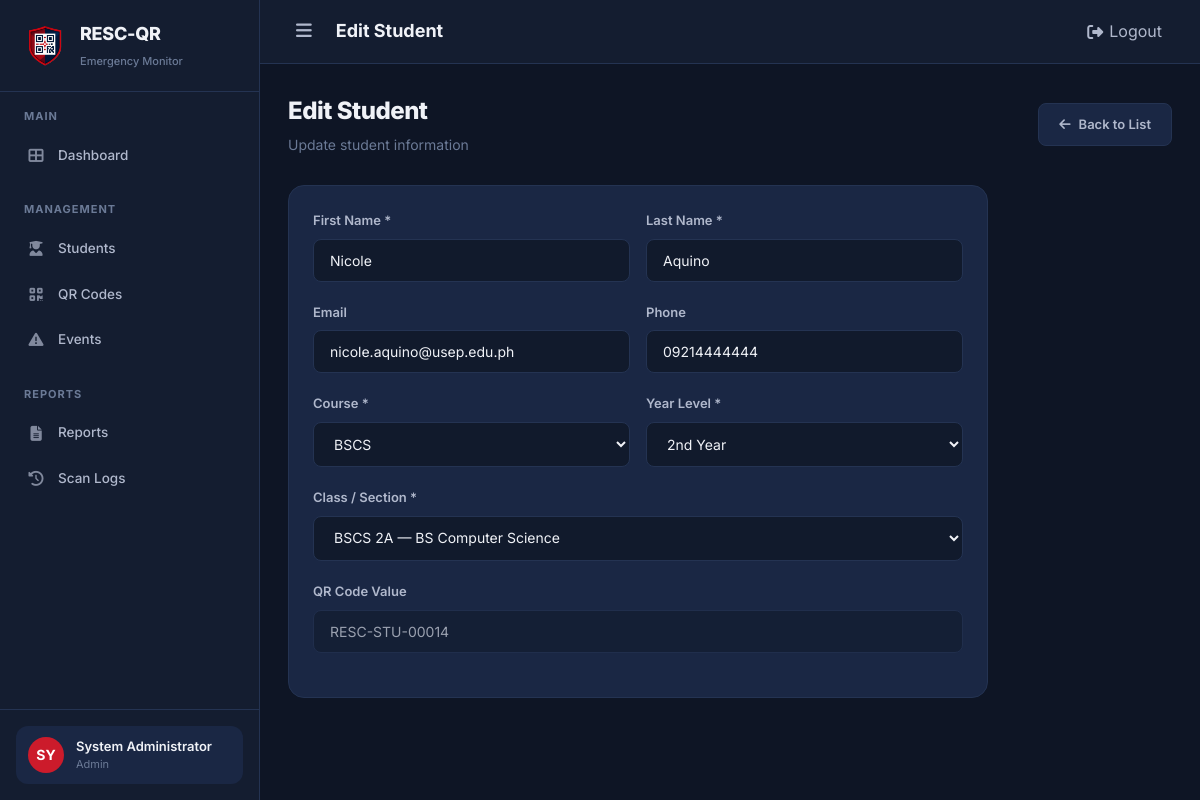
Page /student/edit/14 (signed in) on the committed database.
### tables this page shows
CREATE TABLE IF NOT EXISTS `student` (
    `student_id` INT AUTO_INCREMENT PRIMARY KEY,
    `class_id` INT NOT NULL,
    `first_name` VARCHAR(100) NOT NULL,
    `last_name` VARCHAR(100) NOT NULL,
    `email` VARCHAR(150) DEFAULT NULL,
    `password_hash` VARCHAR(255) DEFAULT NULL,
    `phone` VARCHAR(20) DEFAULT NULL,
    `course` VARCHAR(100) NOT NULL,
    `year_level` VARCHAR(20) NOT NULL,
    `qr_code_value` VARCHAR(255) DEFAULT NULL UNIQUE,
    `profile_image` VARCHAR(255) DEFAULT NULL,
    `profile_status` ENUM('Active','Inactive') DEFAULT 'Active',
    `created_at` DATETIME DEFAULT CURRENT_TIMESTAMP,
    `updated_at` DATETIME DEFAULT CURRENT_TIMESTAMP ON UPDATE CURRENT_TIMESTAMP,
    FOREIGN KEY (`class_id`) REFERENCES `class`(`class_id`) ON DELETE CASCADE
);

CREATE TABLE IF NOT EXISTS `class` (
    `class_id` INT AUTO_INCREMENT PRIMARY KEY,
    `section_name` VARCHAR(100) NOT NULL,
    `program` VARCHAR(150) NOT NULL,
    `year_level` VARCHAR(20) NOT NULL,
    `created_at` DATETIME DEFAULT CURRENT_TIMESTAMP,
    `updated_at` DATETIME DEFAULT CURRENT_TIMESTAMP ON UPDATE CURRENT_TIMESTAMP
);

### app/controllers/StudentController.php (called while the page is built, shortened)
<?php
class StudentController extends Controller {
    private $studentModel;
    private $classModel;
    public function __construct() {
        $this->studentModel = $this->model('Student');
        $this->classModel   = $this->model('ClassModel');
    }
    public function edit($id = null) {
        $id = InputValidator::validateId($id);
        $student = $this->studentModel->findStudentById($id);
        $classes = $this->classModel->getAll();
        $data = ['pageTitle' => 'Edit Student', 'student' => $student, 'classes' => $classes];
        $this->view('admin/students/edit', $data);
    }
}

### core/App.php (called while the page is built, shortened)
<?php
class App {
    protected $controller = 'AuthController';
    protected $method = 'index';
    public function __construct() {
        $url = $this->parseUrl();
        $controllerName = !empty($url[0]) ? ucfirst($url[0]) . 'Controller' : $this->controller;
        $controllerMap = [
            'AuthController'          => 'AuthController',
            'DashboardController'     => 'DashboardController',
            'StudentController'       => 'StudentController',
            'QrController'            => 'QRController',
            'QRController'            => 'QRController',
            'ScanController'          => 'ScanController',
            'EventController'        => 'EventController',
            'ReportController'        => 'ReportController',
            'StudentviewController'   => 'StudentViewController',
            'StudentViewController'   => 'StudentViewController',
            'AttendanceController'    => 'AttendanceController',
            'ApiController'           => 'ApiController',
        ];
        $urlSegment = !empty($url[0]) ? $url[0] : 'auth';
        $possibleController = ucfirst(strtolower($urlSegment)) . 'Controller';
        if (isset($controllerMap[$possibleController])) {
            $controllerName = $controllerMap[$possibleController];
        } elseif ($urlSegment === 'api' && !empty($url[1])) {
            $possibleController = ucfirst(strtolower($url[1])) . 'Controller';
            if (isset($controllerMap[$possibleController])) {
                $controllerName = $controllerMap[$possibleController];
                array_shift($url);
            }
        } else {
            $controllerName = $this->controller;
        }
        $controllerFile = ROOT_PATH . '/app/controllers/' . $controllerName . '.php';
        if (file_exists($controllerFile)) {
            $this->controller = new $controllerName();
        } else {
            require_once ROOT_PATH . '/app/controllers/AuthController.php';
            $this->controller = new AuthController();
        }
        array_shift($url);
        if (!empty($url[0]) && method_exists($this->controller, $url[0])) {
            $this->method = $url[0];
            array_shift($url);
        }
        $this->params = $url ? array_values($url) : [];
        call_user_func_array([$this->controller, $this->method], $this->params);
    }
    private function parseUrl() {
        if (isset($_GET['url'])) {
            return explode('/', filter_var(rtrim($_GET['url'], '/'), FILTER_SANITIZE_URL));
        }
        return [];
    }
}

### index.php (called while the page is built, shortened)
<?php
require_once ROOT_PATH . '/config/app.php';
require_once ROOT_PATH . '/app/helpers/session_helper.php';
require_once ROOT_PATH . '/app/helpers/url_helper.php';
require_once ROOT_PATH . '/app/helpers/validation_helper.php';
require_once ROOT_PATH . '/core/Database.php';
require_once ROOT_PATH . '/core/Model.php';
require_once ROOT_PATH . '/core/Controller.php';
require_once ROOT_PATH . '/core/App.php';
$app = new App();

### app/helpers/url_helper.php (called while the page is built, shortened)
<?php
function baseUrl($path = '') {
    return BASE_URL . '/' . ltrim($path, '/');
}

### core/Database.php (called while the page is built, shortened)
<?php
class Database {
    private static $instance = null;
    private $pdo;
    private function __construct() {
        $dsn = 'mysql:host=' . DB_HOST . ';dbname=' . DB_NAME . ';charset=' . DB_CHARSET;
        $options = [
            PDO::ATTR_ERRMODE            => PDO::ERRMODE_EXCEPTION,
            PDO::ATTR_DEFAULT_FETCH_MODE => PDO::FETCH_ASSOC,
            PDO::ATTR_EMULATE_PREPARES   => false,
        ];
        try {
            $this->pdo = new PDO($dsn, DB_USER, DB_PASS, $options);
        } catch (PDOException $e) {
            die('Database connection failed: ' . $e->getMessage());
        }
    }
    public static function getInstance() {
        if (self::$instance === null) {
            self::$instance = new self();
        }
        return self::$instance;
    }
    public function getConnection() {
        return $this->pdo;
    }
}

### app/helpers/validation_helper.php (called while the page is built, shortened)
<?php
class InputValidator {
    public static function validateId($id) {
        return filter_var($id, FILTER_VALIDATE_INT, ['options' => ['min_range' => 1]]);
    }
}

### core/Model.php (called while the page is built, shortened)
<?php
class Model {
    protected $db;
    public function __construct() {
        $this->db = Database::getInstance()->getConnection();
    }
    protected function query($sql, $params = []) {
        $stmt = $this->db->prepare($sql);
        $stmt->execute($params);
        return $stmt;
    }
    protected function findAll($table, $orderBy = 'created_at DESC') {
        $stmt = $this->db->prepare("SELECT * FROM {$table} ORDER BY {$orderBy}");
        $stmt->execute();
        return $stmt->fetchAll();
    }
}

### app/models/Student.php (called while the page is built, shortened)
<?php
class Student extends Model {
    public function findStudentById($id) {
        $stmt = $this->query(
            "SELECT s.*, c.section_name, c.program
             FROM student s JOIN class c ON s.class_id = c.class_id
             WHERE s.student_id = :id",
            [':id' => $id]
        );
        return $stmt->fetch();
    }
}

### app/helpers/session_helper.php (called while the page is built, shortened)
<?php
function e($string) {
    return htmlspecialchars($string ?? '', ENT_QUOTES, 'UTF-8');
}

### app/models/ClassModel.php (called while the page is built, shortened)
<?php
class ClassModel extends Model {
    public function getAll() {
        return $this->findAll('class', 'program ASC, year_level ASC, section_name ASC');
    }
}

### app/views/admin/students/edit.php (the view, shortened to what this page needs)
<div class="page-header">
    <div>
        <h1>Edit Student</h1>
        <p>Update student information</p>
    </div>
    <a href="<?= baseUrl('student') ?>" class="btn btn-secondary">
        <i class="fas fa-arrow-left"></i> Back to List
    </a>
</div>
<div class="card" style="max-width:700px;">
    <div class="card-body">
        <form id="editStudentForm">
            <div class="form-row">
                <div class="form-group">
                    <label for="first_name">First Name *</label>
                    <input type="text" class="form-control" id="first_name" name="first_name" value="<?= e($student['first_name']) ?>" required>
                </div>
                <div class="form-group">
                    <label for="last_name">Last Name *</label>
                    <input type="text" class="form-control" id="last_name" name="last_name" value="<?= e($student['last_name']) ?>" required>
                </div>
            </div>
            <div class="form-row">
                <div class="form-group">
                    <label for="email">Email</label>
                    <input type="email" class="form-control" id="email" name="email" value="<?= e($student['email'] ?? '') ?>">
                </div>
                <div class="form-group">
                    <label for="phone">Phone</label>
                    <input type="text" class="form-control" id="phone" name="phone" value="<?= e($student['phone'] ?? '') ?>">
                </div>
            </div>
            <div class="form-row">
                <div class="form-group">
                    <label for="course">Course *</label>
                    <select class="form-control" id="course" name="course" required>
                        <?php foreach (['BSIT','BSCS','BSIS','BSEd','BSBA'] as $c): ?>
                            <option value="<?= $c ?>" <?= $student['course'] === $c ? 'selected' : '' ?>><?= $c ?></option>
                        <?php endforeach; ?>
                    </select>
                </div>
                <div class="form-group">
                    <label for="year_level">Year Level *</label>
                    <select class="form-control" id="year_level" name="year_level" required>
                        <?php foreach (['1st Year','2nd Year','3rd Year','4th Year'] as $y): ?>
                            <option value="<?= $y ?>" <?= $student['year_level'] === $y ? 'selected' : '' ?>><?= $y ?></option>
                        <?php endforeach; ?>
                    </select>
                </div>
            </div>
            <div class="form-group">
                <label for="class_id">Class / Section *</label>
                <select class="form-control" id="class_id" name="class_id" required>
                    <?php foreach ($classes as $cls): ?>
                        <option value="<?= e($cls['class_id']) ?>" <?= $student['class_id'] == $cls['class_id'] ? 'selected' : '' ?>>
                            <?= e($cls['section_name'] . ' — ' . $cls['program']) ?>
                        </option>
                    <?php endforeach; ?>
                </select>
            </div>
            <div class="form-group">
                <label>QR Code Value</label>
                <input type="text" class="form-control" value="<?= e($student['qr_code_value'] ?? 'Not assigned') ?>" disabled style="opacity:0.6;">
            </div>
        </form>
    </div>
</div>

### public/css/style.css (style rules this page uses)
:root { --bg-primary: #0e1525; --bg-secondary: #141d30; --bg-card: #1a2744; --bg-card-hover: #213050; --bg-input: #111a2c; --border-color: #243352; --border-hover: #2e4068; --text-primary: #f0f2f7; --text-secondary: #b0b8cc; --text-muted: #6b7a96; --accent-primary: #cc1b2b; --accent-primary-hover: #e52535; --accent-secondary: #1a2744; --accent-success: #10b981; --accent-warning: #f59e0b; --accent-danger: #ef4444; --accent-info: #3b82f6; --accent-navy: #1a2744; --accent-red: #cc1b2b; --accent-red-bright: #e52535; --shadow-sm: 0 2px 8px rgba(0, 0, 0, 0.25); --shadow-md: 0 8px 24px rgba(0, 0, 0, 0.35); --shadow-lg: 0 20px 48px rgba(0, 0, 0, 0.45); --radius-sm: 8px; --radius-md: 12px; --radius-lg: 16px; --radius-xl: 20px; --sidebar-width: 260px; --header-height: 64px; --transition: all 0.25s cubic-bezier(0.4, 0, 0.2, 1); }
* { margin: 0; padding: 0; box-sizing: border-box; }
html { overflow-x: hidden; width: 100%; }
body { font-family: 'Inter', -apple-system, BlinkMacSystemFont, sans-serif; background: var(--bg-primary); color: var(--text-primary); line-height: 1.6; font-size: 14px; overflow-x: hidden; width: 100%; }
a { color: var(--accent-red-bright); text-decoration: none; transition: var(--transition); }
.page-header { display: flex; align-items: center; justify-content: space-between; margin-bottom: 28px; }
.page-header h1 { font-size: 24px; font-weight: 800; letter-spacing: -0.5px; }
.page-header p { color: var(--text-muted); font-size: 14px; margin-top: 4px; }
.card { background: var(--bg-card); border: 1px solid var(--border-color); border-radius: var(--radius-lg); overflow: hidden; transition: var(--transition); }
.card-body { padding: 24px; }
.btn { display: inline-flex; align-items: center; gap: 8px; padding: 10px 20px; border: none; border-radius: var(--radius-sm); font-size: 13px; font-weight: 600; cursor: pointer; transition: var(--transition); font-family: 'Inter', sans-serif; text-decoration: none; white-space: nowrap; }
.btn-secondary { background: var(--bg-card); color: var(--text-secondary); border: 1px solid var(--border-color); }
.form-group { margin-bottom: 20px; }
.form-group label { display: block; margin-bottom: 8px; font-weight: 600; font-size: 13px; color: var(--text-secondary); }
.form-control { width: 100%; padding: 12px 16px; background: var(--bg-input); border: 1px solid var(--border-color); border-radius: var(--radius-sm); color: var(--text-primary); font-size: 14px; font-family: 'Inter', sans-serif; transition: var(--transition); }
select.form-control { cursor: pointer; }
.form-row { display: grid; grid-template-columns: 1fr 1fr; gap: 16px; }

### rows in the picture
student: first_name "Nicole", last_name "Aquino", email "nicole.aquino@usep.edu.ph", phone "09214444444", course "BSCS", year_level "2nd Year", class_id "BSCS 2A — BS Computer Science", qr_code_value "RESC-STU-00014"

### other values in the picture
APP_NAME "RESC-QR"
$initials "SY"
getUserName() "System Administrator"
getUserRole() "Admin"
$pageTitle "Edit Student"
